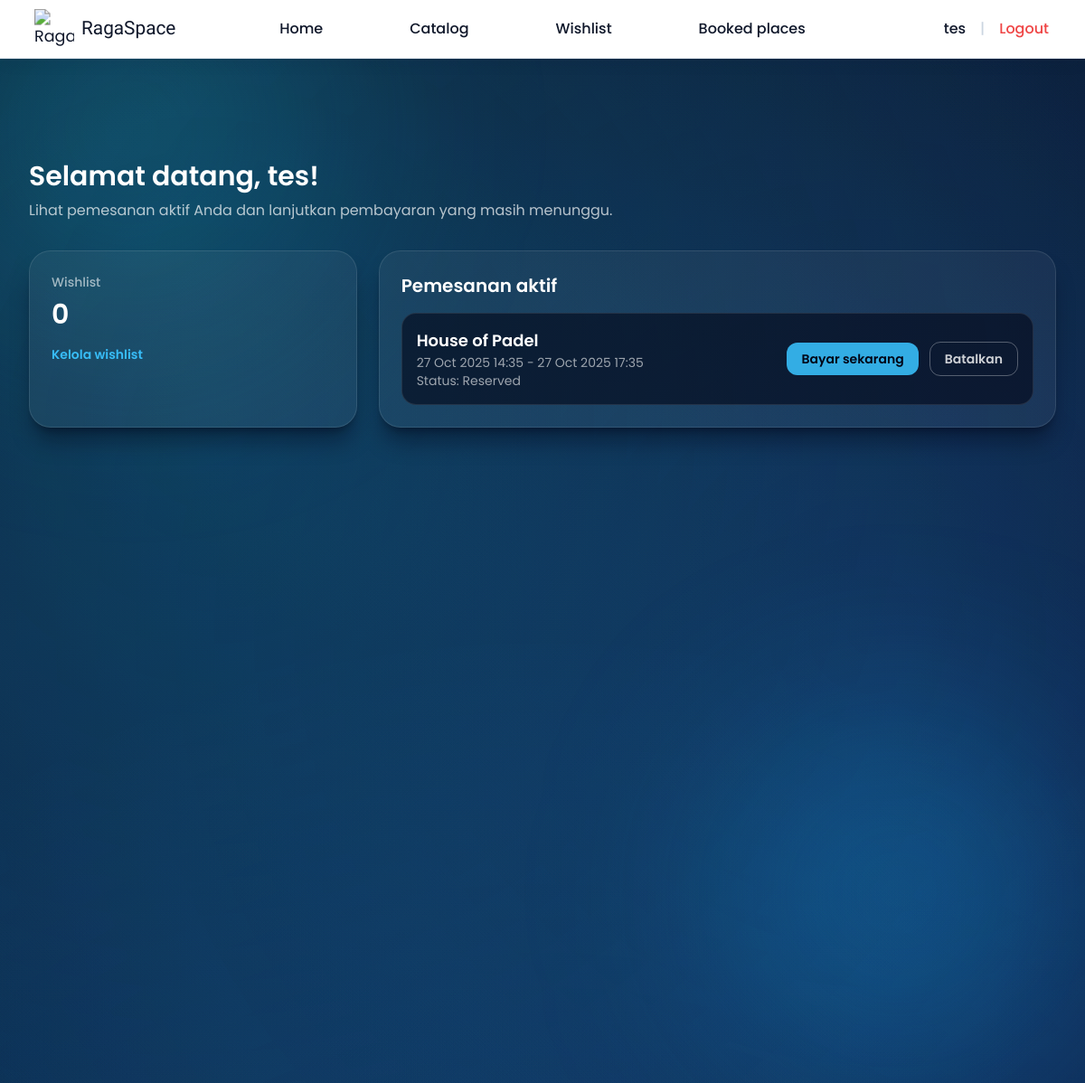
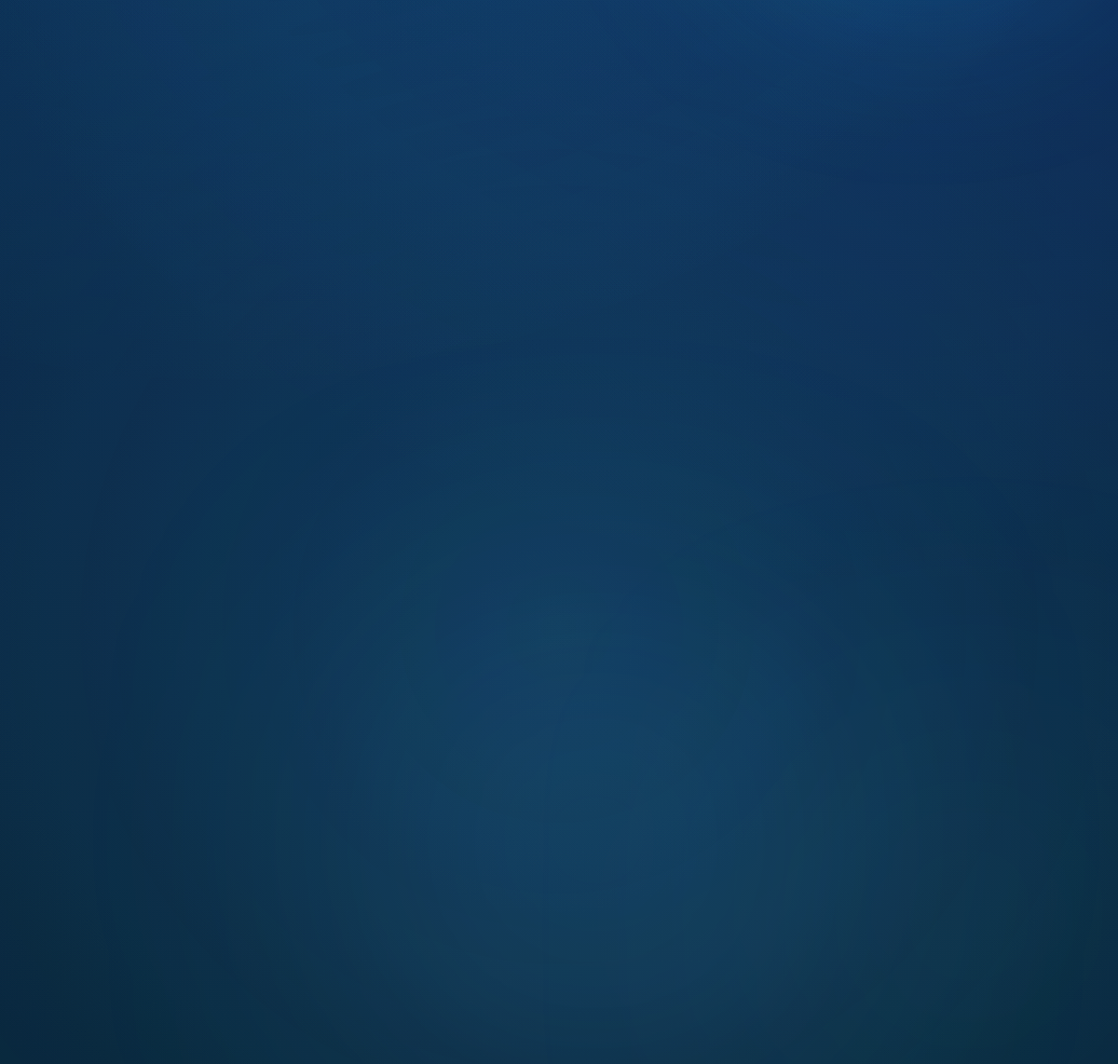
The page /auth/dashboard/tenant/ (signed in) on the database its author committed (2 pictures, top to bottom).
### rent/models.py (models this page shows, shortened)
class Booking(models.Model):
    STATUS_PENDING = "pending"
    STATUS_ACTIVE = "active"
    STATUS_CONFIRMED = "confirmed"
    STATUS_COMPLETED = "completed"
    STATUS_CANCELLED = "cancelled"
    STATUS_CHOICES = [
        (STATUS_PENDING, "Pending approval"),
        (STATUS_ACTIVE, "Reserved"),
        (STATUS_CONFIRMED, "Confirmed"),
        (STATUS_COMPLETED, "Completed"),
        (STATUS_CANCELLED, "Cancelled"),
    ]
    ACTIVE_STATUSES = (STATUS_PENDING, STATUS_ACTIVE, STATUS_CONFIRMED)
    user = models.ForeignKey(settings.AUTH_USER_MODEL, on_delete=models.CASCADE, related_name="bookings")
    venue = models.ForeignKey(Venue, on_delete=models.CASCADE, related_name="bookings")
    start_datetime = models.DateTimeField()
    end_datetime = models.DateTimeField()
    addons = models.ManyToManyField("add_on.AddOn", related_name="bookings", blank=True)
    notes = models.TextField(blank=True)
    status = models.CharField(max_length=20, choices=STATUS_CHOICES, default=STATUS_PENDING)
    approved_at = models.DateTimeField(null=True, blank=True)
    approved_by = models.ForeignKey(
        settings.AUTH_USER_MODEL,
        null=True,
        blank=True,
        on_delete=models.SET_NULL,
        related_name="approved_bookings",
    )
    created_at = models.DateTimeField(auto_now_add=True)
    updated_at = models.DateTimeField(auto_now=True)
    class Meta:
        ordering = ["-start_datetime"]

### manajemen_lapangan/models.py (models this page shows, shortened)
class TimestampedModel(models.Model):
    created_at = models.DateTimeField(auto_now_add=True)
    updated_at = models.DateTimeField(auto_now=True)
    class Meta:
        abstract = True

class Venue(TimestampedModel):
    category = models.ForeignKey(Category, on_delete=models.PROTECT, related_name="venues")
    name = models.CharField(max_length=150)
    slug = models.SlugField(max_length=170, unique=True)
    description = models.TextField()
    location = models.CharField(max_length=150)
    city = models.CharField(max_length=100)
    address = models.TextField(blank=True)
    price_per_hour = models.DecimalField(max_digits=10, decimal_places=2)
    capacity = models.PositiveIntegerField(default=1)
    facilities = models.TextField(help_text="Comma separated facilities list.")
    image_url = models.URLField(blank=True)
    available_start_time = models.TimeField(default=time(7, 0))
    available_end_time = models.TimeField(default=time(22, 0))
    class Meta:
        ordering = ["name"]

### authentication/views.py (the view)
# urls.py: path("auth/dashboard/tenant/", UserLandingView.as_view(), name="tenant-dashboard"),
class UserLandingView(LoginRequiredMixin, TemplateView):
    template_name = "authentication/user_dashboard.html"
    def get_context_data(self, **kwargs: Any) -> dict[str, Any]:
        context = super().get_context_data(**kwargs)
        context.update(
            {
                "active_bookings": Booking.objects.filter(
                    user=self.request.user,
                    status__in=[
                        Booking.STATUS_ACTIVE,
                        Booking.STATUS_CONFIRMED,
                        Booking.STATUS_COMPLETED,
                    ],
                ).select_related("venue"),
                "wishlist_count": Wishlist.objects.filter(user=self.request.user).count(),
            }
        )
        return context

### authentication/context_processors.py (called while the page is built)
def csrf_token_context(request):
    token = request.COOKIES.get(settings.CSRF_COOKIE_NAME)
    if not token:
        token = request.META.get("CSRF_COOKIE") or get_token(request)
    return {
        "csrf_cookie_value": token,
    }

### katalog/context_processors.py (called while the page is built)
def global_filters(request):
    return {
        "global_filter_form": SearchFilterForm(request.GET or None),
    }

### authentication/templates/authentication/user_dashboard.html (shortened to what this page needs)
{% extends 'base.html' %}
{% load humanize %}
{% block content %}
<section class="space-y-8" data-animate>
  <header class="space-y-2">
    <h1 class="text-3xl font-semibold text-white">Selamat datang, {{ request.user.username }}!</h1>
    <p class="text-white/70">
      Lihat pemesanan aktif Anda dan lanjutkan pembayaran yang masih menunggu.
    </p>
  </header>
  <div class="grid gap-6 lg:grid-cols-3">
    <div class="rounded-3xl border border-white/10 bg-white/5 p-6 shadow-xl shadow-slate-950/40">
      <p class="text-sm font-medium text-white/60">Wishlist</p>
      <p class="mt-2 text-3xl font-semibold text-white">{{ wishlist_count }}</p>
      <a href="{% url 'wishlist' %}" class="mt-4 inline-flex items-center text-sm font-semibold text-primary hover:text-cyan-300">
        Kelola wishlist
      </a>
    </div>
    <div class="lg:col-span-2 rounded-3xl border border-white/10 bg-white/5 p-6 shadow-xl shadow-slate-950/40">
      <h2 class="text-xl font-semibold text-white">Pemesanan aktif</h2>
      {% if active_bookings %}
      <ul class="mt-4 space-y-4">
        {% for booking in active_bookings %}
        <li class="rounded-2xl border border-white/10 bg-slate-950/60 p-4">
          <div class="flex flex-col gap-2 sm:flex-row sm:items-center sm:justify-between">
            <div>
              <p class="text-lg font-semibold text-white">{{ booking.venue.name }}</p>
              <p class="text-sm text-white/60">
                {{ booking.start_datetime|date:"d M Y H:i" }} - {{ booking.end_datetime|date:"d M Y H:i" }}
              </p>
              <p class="text-sm text-white/60">Status: {{ booking.get_status_display }}</p>
            </div>
            <div class="flex items-center gap-3">
              <a href="{% url 'payment' booking.pk %}" class="rounded-xl bg-primary/90 px-4 py-2 text-sm font-semibold text-slate-950 transition hover:bg-primary">Bayar sekarang</a>
              <a href="{% url 'booking-cancel' booking.pk %}" class="rounded-xl border border-white/30 px-4 py-2 text-sm font-semibold text-white/80 transition hover:border-red-400 hover:text-red-200">Batalkan</a>
            </div>
          </div>
        </li>
        {% endfor %}
      </ul>
      {% else %}
      <p class="mt-4 text-white/60">Belum ada pemesanan aktif. Jelajahi katalog untuk memulai.</p>
      {% endif %}
    </div>
  </div>
</section>
{% endblock %}

### templates/base.html (shortened to what this page needs)
{% load static %}
<!DOCTYPE html>
<html lang="en">
  <head>
    <script src="https://cdn.tailwindcss.com?plugins=forms,typography,aspect-ratio"></script>
    <link rel="stylesheet" href="{% static 'css/forms.css' %}" />
    <link rel="stylesheet" href="{% static 'css/ragaspace.css' %}" />
  </head>
  <body style="position:relative;padding-bottom:20rem" class="min-h-screen bg-gradient-to-br from-slate-950 via-slate-900 to-slate-950 font-sans text-slate-100 {% block body_class %}{% endblock %}">
    <div class="fixed inset-0 -z-10 overflow-hidden">
  <div class="absolute inset-0 bg-gradient-to-b from-[#0a192f] via-[#0b2348] to-[#082032]"></div>
  <div class="absolute -top-20 -left-20 h-[28rem] w-[28rem] rounded-full bg-cyan-400/20 blur-[120px]"></div>
  <div class="absolute top-1/3 right-0 h-[26rem] w-[26rem] rounded-full bg-sky-500/25 blur-[100px]"></div>
  <div class="absolute bottom-0 left-1/3 h-[30rem] w-[30rem] rounded-full bg-blue-400/15 blur-[140px]"></div>
  <div class="absolute bottom-0 right-0 h-[20rem] w-[20rem] rounded-full bg-cyan-300/10 blur-[160px]"></div>
</div>
    {% block navbar %}
    <header class="sticky top-0 z-40 w-full border-b border-slate-200 bg-white text-slate-900 shadow-lg shadow-slate-900/5" data-animate>
      <nav class="flex w-full items-center px-4 py-3 sm:px-6 lg:px-10">
        <div class="flex flex-1 items-center justify-start">
          <a href="{% url 'home' %}" class="flex items-center justify-center">
            <img src="https://blogger.googleusercontent.com/img/b/R29vZ2xl/AVvXsEgeV4Qyp82p5rnziDdyVVrgMupxo1jWOGGMHdAMAWP3xjP0kZMc9F9fbiyGDTKRgzSgxv1dLhzvF2ZmlQf7b1QNzsAzof7KiV6_ycJ8uDQXwB0z3jiaC7B8h8e5gAPTWxC2arx9kyr6WIIqv0PfKgT6nULG0HTaXymh4tnva8oJvrJ-hHvnx1pp3teX7Vw/s320/ragaspace_logo_black.PNG" style="transform:scale(1.1)" alt="RagaSpace logo" class="h-10 w-10 object-contain" />
              <p style="margin-left:10px;font-family: 'Lilita One', sans-serif;font-size:1.3rem">RagaSpace</p>
          </a>
        </div>
        <div id="primary-navigation" class="hidden flex-1 items-center justify-center gap-24 text-base font-medium md:flex">
          <a href="{% url 'home' %}" class="font-medium text-slate-900 transition hover:text-[#1B89AE]">Home</a>
          {% if request.user.is_staff %}
          <a href="{% url 'admin-dashboard' %}" class="font-medium text-slate-900 transition hover:text-[#1B89AE]" style="text-wrap:nowrap">Admin workspace</a>
          <a href="{% url 'admin-bookings' %}" style="text-wrap:nowrap" class="font-medium text-slate-900 transition hover:text-[#1B89AE]">Booking approvals</a>
          <a
            href="{% url 'admin-venues' %}?show=create"
            data-modal-target="venue-create-modal"
            style="text-wrap:nowrap"
            class="rounded-xl bg-slate-900 px-4 py-2 text-sm font-semibold text-white transition hover:bg-slate-800"
            >Add venue</a
          >
          {% else %}
           <a href="{% url 'catalog' %}" class="font-medium text-slate-900 transition hover:text-[#1B89AE]">Catalog</a>
          <a href="{% url 'wishlist' %}" class="font-medium text-slate-900 transition hover:text-[#1B89AE]">Wishlist</a>
          <a href="{% url 'booked-places' %}" class="font-medium text-slate-900 transition hover:text-[#1B89AE]" style="text-wrap:nowrap">Booked places</a>
          {% endif %}
        </div>
        <div class="hidden flex-1 items-center justify-end gap-4 text-base font-medium md:flex">
          {% if user.is_authenticated %}
          <span class="text-base font-medium text-slate-900">{{ request.user.username }}</span>
          <span aria-hidden="true" class="text-slate-300">|</span>
          <a href="{% url 'authentication:logout' %}" class="font-medium text-red-500 transition hover:text-red-600">Logout</a>
          {% else %}
          <a href="{% url 'authentication:login' %}" class="font-medium text-slate-900 transition hover:text-[#1B89AE]">Login</a>
          <a href="{% url 'authentication:register' %}" class="rounded-xl bg-[#1B89AE] px-4 py-2 text-sm font-semibold text-white transition hover:bg-[#15647F]">Register</a>
          {% endif %}
        </div>
      </nav>
    </header>
    {% endblock %}
    <div class="{% block page_shell_class %}relative mx-auto flex min-h-screen w-full max-w-7xl flex-col px-4 pb-6 pt-20 sm:px-8 lg:pt-28{% endblock %}" data-page-shell>
      <main class="{% block main_class %}flex-1{% endblock %}">
        {% block content %}{% endblock %}
      </main>
    </div>
  </body>
</html>

### static/css/forms.css (style rules this page uses)
body { color-scheme: dark; font-family: "Poppins", "Inter", "Segoe UI", system-ui, -apple-system, sans-serif; }
:root { --custom-select-bg: rgba(255, 255, 255, 0.1); --custom-select-bg-hover: rgba(255, 255, 255, 0.14); --custom-select-bg-focus: rgba(255, 255, 255, 0.18); --custom-select-border: rgba(148, 163, 184, 0.35); --custom-select-border-hover: rgba(226, 232, 240, 0.75); --custom-select-highlight: rgba(37, 99, 235, 0.92); --custom-select-highlight-text: #f8fafc; --custom-select-text: #f8fafc; --custom-select-shadow: inset 0 1px 0 rgba(255, 255, 255, 0.04), 0 18px 45px rgba(15, 23, 42, 0.45); --custom-select-shadow-focus: 0 0 0 4px rgba(148, 163, 184, 0.25), 0 24px 60px rgba(15, 23, 42, 0.6); --custom-select-surface: linear-gradient(140deg, rgba(255, 255, 255, 0.16), rgba(255, 255, 255, 0.08)); --custom-select-surface-focus: linear-gradient(140deg, rgba(255, 255, 255, 0.22), rgba(255, 255, 255, 0.1)); }

### static/css/ragaspace.css (style rules this page uses)
:root { --raga-primary: #38bdf8; --raga-secondary: #0f172a; --raga-accent: #22d3ee; --raga-highlight: rgba(34, 211, 238, 0.35); }
body { background-attachment: fixed; position: relative; }
[data-page-shell] { opacity: 0; transform: translate3d(0, 36px, 0) scale(0.985); filter: blur(18px); transition: opacity 0.8s cubic-bezier(0.22, 1, 0.36, 1), transform 0.8s cubic-bezier(0.22, 1, 0.36, 1), filter 0.8s cubic-bezier(0.22, 1, 0.36, 1); will-change: opacity, transform, filter; }
[data-page-shell].is-ready { opacity: 1; transform: translate3d(0, 0, 0) scale(1); filter: blur(0); }
[data-page-shell] { --page-transition-duration: 0.6s; }
body::before, body::after { content: ""; position: fixed; inset: 0; z-index: -1; background: radial-gradient(circle at 20% 20%, rgba(34, 211, 238, 0.12), transparent 55%), radial-gradient(circle at 80% 30%, rgba(59, 130, 246, 0.1), transparent 60%), radial-gradient(circle at 50% 80%, rgba(56, 189, 248, 0.12), transparent 60%); filter: blur(0px); opacity: 0.75; pointer-events: none; }
[data-animate] { opacity: 0; transform: translate3d(0, 32px, 0) scale(0.98); transition: opacity 0.6s cubic-bezier(0.22, 1, 0.36, 1), transform 0.6s cubic-bezier(0.22, 1, 0.36, 1), filter 0.6s cubic-bezier(0.22, 1, 0.36, 1); filter: blur(8px); }
[data-animate].is-visible { opacity: 1; transform: translate3d(0, 0, 0) scale(1); filter: blur(0px); }

### rows shown on the page
Booking: venue.name "House of Padel", start_datetime "27 Oct 2025 14:35", end_datetime "27 Oct 2025 17:35", status "Reserved"

### other values the page prints
{{ request.user.username }} "tes"
{{ wishlist_count }} "0"
